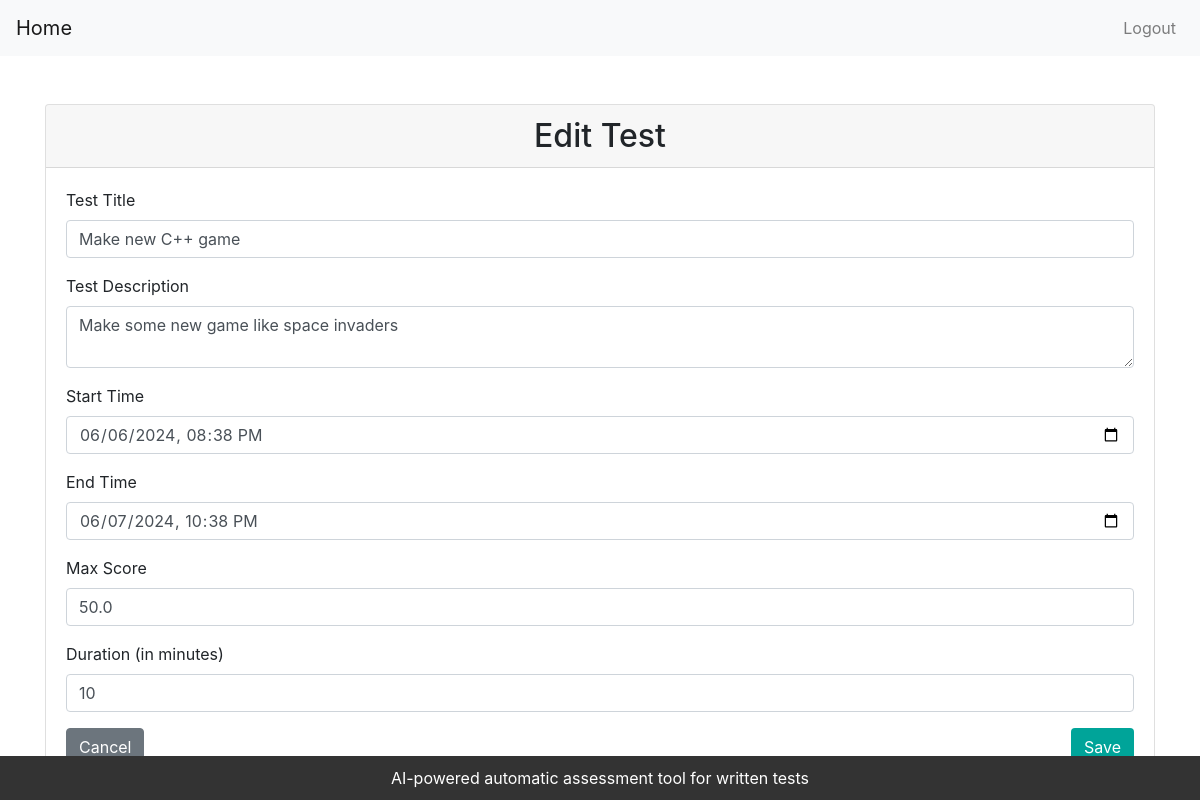
/core/teacher/edit_test/1/ (signed in), run on an earlier commit of the app's database.
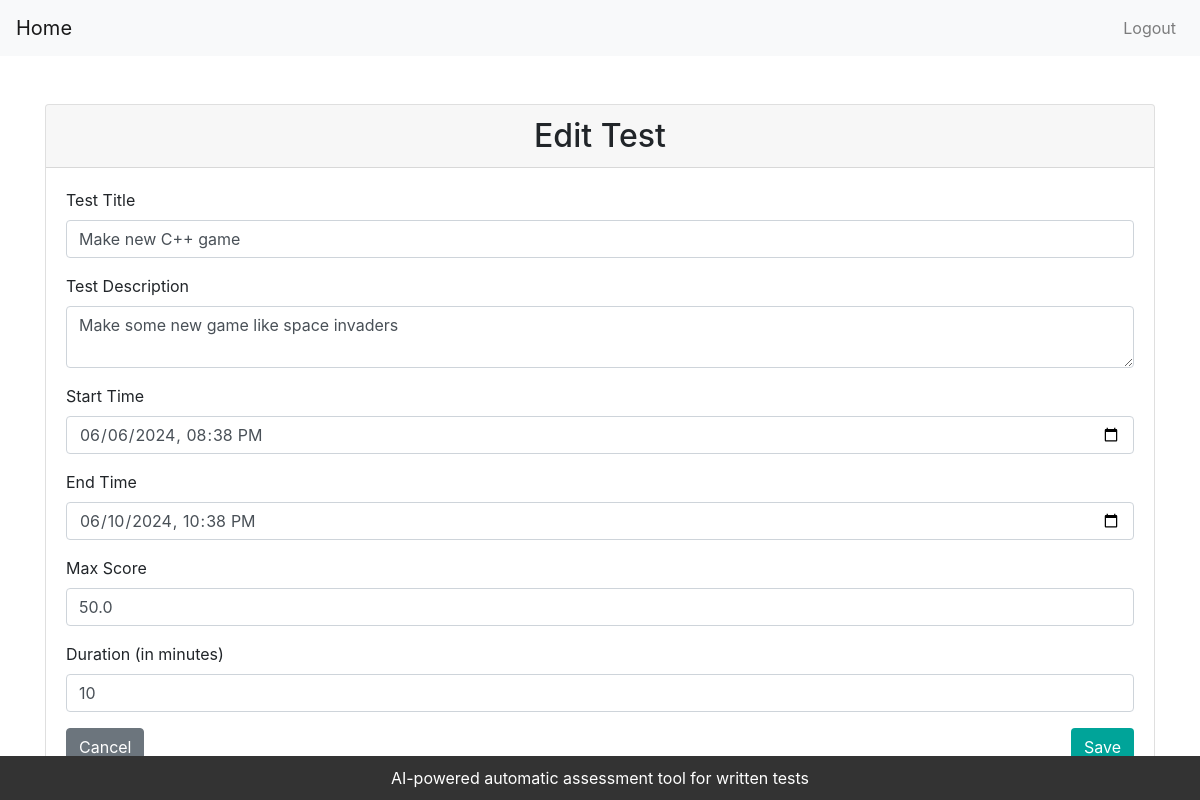
And on a later commit of the database.
### core/models.py (models this page shows, shortened)
class Test(models.Model):
    test_id = models.AutoField(primary_key=True)
    test_title = models.CharField(max_length=50)
    test_description = models.TextField(max_length=1024)
    start_time = models.DateTimeField(default=timezone.now)
    end_time = models.DateTimeField(default=timezone.now)
    duration = models.IntegerField(default=60)
    max_score = models.FloatField(default=100.0)
    subject = models.ForeignKey(Subject, on_delete=models.CASCADE)
    is_open = models.BooleanField(default=False)

### core/views.py (the view)
# urls.py: path('teacher/edit_test/<int:test_id>/', views.edit_test, name='edit_test'),
@login_required
def edit_test(request, test_id):
    test = get_object_or_404(Test, pk=test_id)
    if request.method == 'POST':
        form = TestForm(request.POST, instance=test)
        if form.is_valid():
            form.save()
            return redirect('view_subject', subject_id=test.subject.pk)
    else:
        form = TestForm(instance=test)
    return render(request, 'core/edit_test.html', {'form': form, 'test': test})

### core/forms.py (shortened to what this page needs)
class TestForm(forms.ModelForm):
    class Meta:
        model = Test
        fields = ['test_title', 'test_description',
                  'start_time', 'end_time', 'duration', 'max_score']
        widgets = {
            'start_time': forms.DateTimeInput(attrs={'type': 'datetime-local'}),
            'end_time': forms.DateTimeInput(attrs={'type': 'datetime-local'}),
        }

### templates/core/edit_test.html (shortened to what this page needs)
<!DOCTYPE html>
<html lang="en">
<head>
    <link rel="stylesheet" href="https://stackpath.bootstrapcdn.com/bootstrap/4.5.2/css/bootstrap.min.css">
</head>
<body>
    <nav class="navbar navbar-expand-lg navbar-light bg-light">
        <a href="{% url 'teacher_dashboard' %}" class="navbar-brand">Home</a>
        <div class="collapse navbar-collapse justify-content-end" id="navbarNav">
            <ul class="navbar-nav">
                <li class="nav-item">
                    <a class="nav-link" href="{% url 'logout' %}">Logout</a>
                </li>
            </ul>
        </div>
    </nav>
    <div class="container mt-5">
        <div class="card">
            <h2 class="card-header text-center">Edit Test</h2>
            <div class="card-body">
                <form method="post">
                    <div class="form-group">
                        <label for="test_title">Test Title</label>
                        <input type="text" class="form-control" id="test_title" name="test_title" value="{{ test.test_title }}">
                    </div>
                    <div class="form-group">
                        <label for="test_description">Test Description</label>
                        <textarea class="form-control" id="test_description" name="test_description">{{ test.test_description }}</textarea>
                    </div>
                    <div class="form-group">
                        <label for="start_time">Start Time</label>
                        <input type="datetime-local" class="form-control" id="start_time" name="start_time" value="{{ test.start_time|date:"Y-m-d\TH:i" }}">
                    </div>
                    <div class="form-group">
                        <label for="end_time">End Time</label>
                        <input type="datetime-local" class="form-control" id="end_time" name="end_time" value="{{ test.end_time|date:"Y-m-d\TH:i" }}">
                    </div>
                    <div class="form-group">
                        <label for="max_score">Max Score</label>
                        <input type="number" class="form-control" id="max_score" name="max_score" value="{{ test.max_score }}">
                    </div>
                    <div class="form-group">
                        <label for="duration">Duration (in minutes)</label>
                        <input type="number" class="form-control" id="duration" name="duration" value="{{ test.duration }}">
                    </div>
                    <div class="d-flex justify-content-between">
                        <a href="{% url 'view_subject' test.subject_id %}" class="btn btn-secondary">Cancel</a>
                        <button type="submit" class="btn btn-save">Save</button>
                    </div>
                </form>
            </div>
        </div>
    </div>
    <footer class="footer">
        AI-powered automatic assessment tool for written tests
    </footer>
</body>
</html>

What changed in the data, as far as the page shows it:
changed Test "Make new C++ game": end_time "06/07/2024 22:38" → "06/10/2024 22:38"
